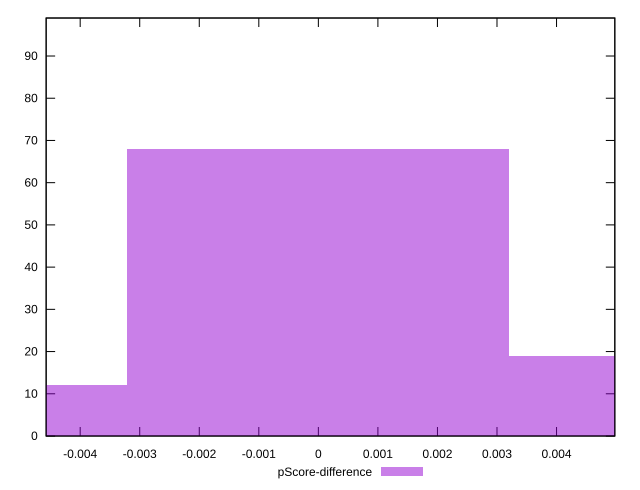

The script that saved this image:
reset

$pScoreDifference <<EOF
0 68
-0.006412871045865904 12
0.006412871045865904 19
EOF

set key outside below
set boxwidth 0.006412871045865904
set xrange [-0.004571662570665103:0.004978839210129649]
set yrange [0:99]
set trange [0:99]
set style fill transparent solid 0.5 noborder
set terminal svg size 640, 490 enhanced background rgb 'white'
set output "report/report_00029_2021-02-24T13-36-40.390Z/first-contentful-paint/samples/card/pScore-difference/histogram.svg"

plot $pScoreDifference title "pScore-difference" with boxes

reset
